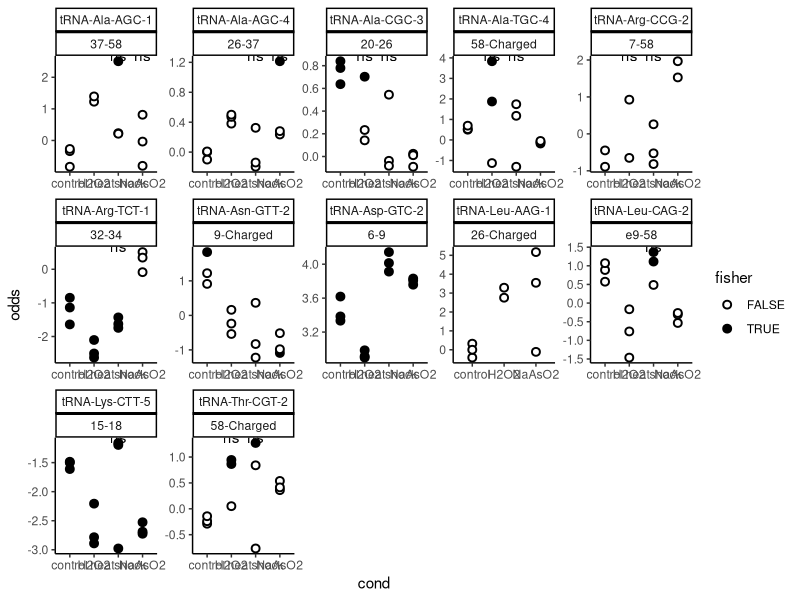
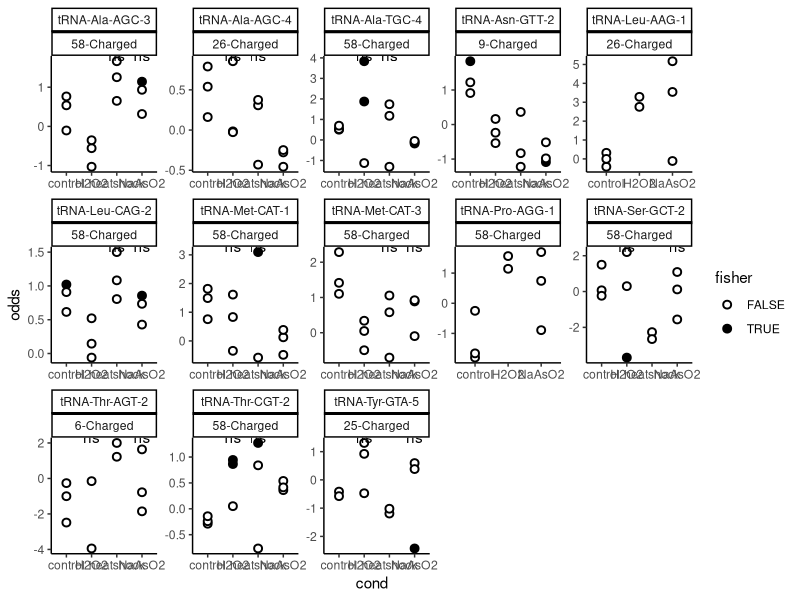
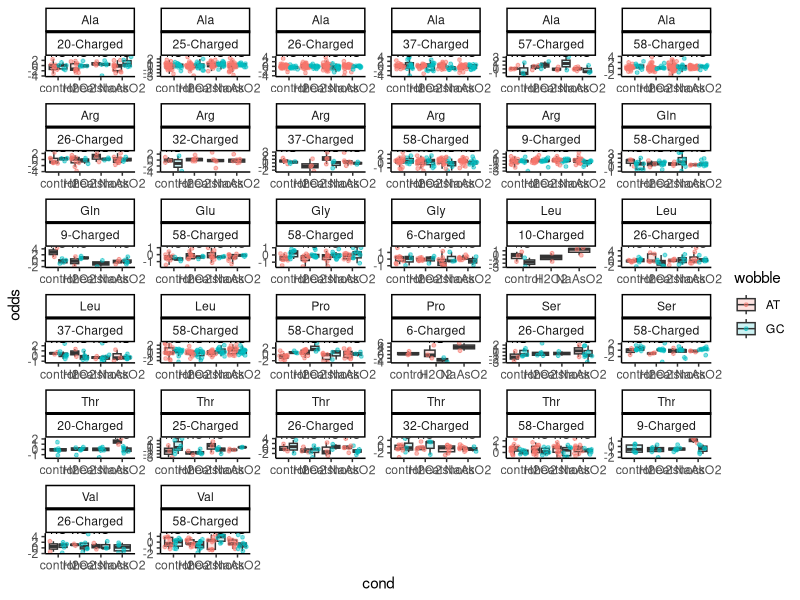
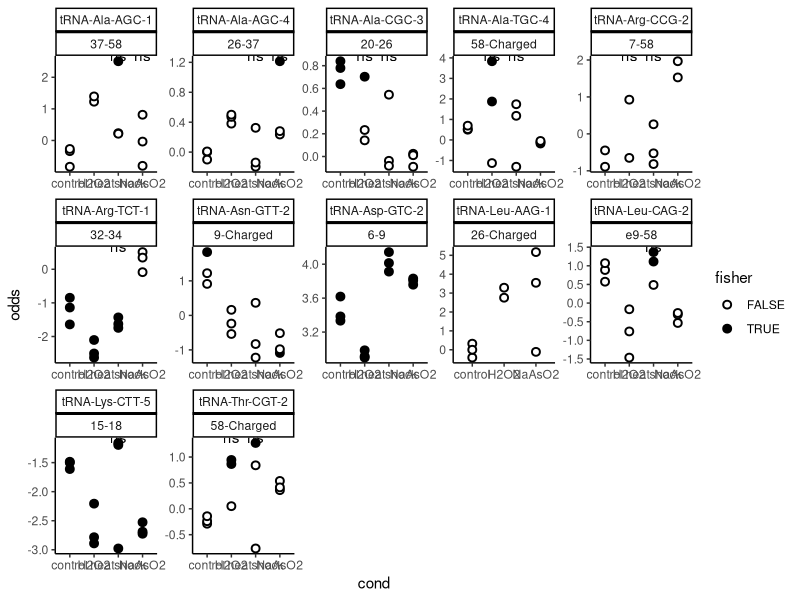
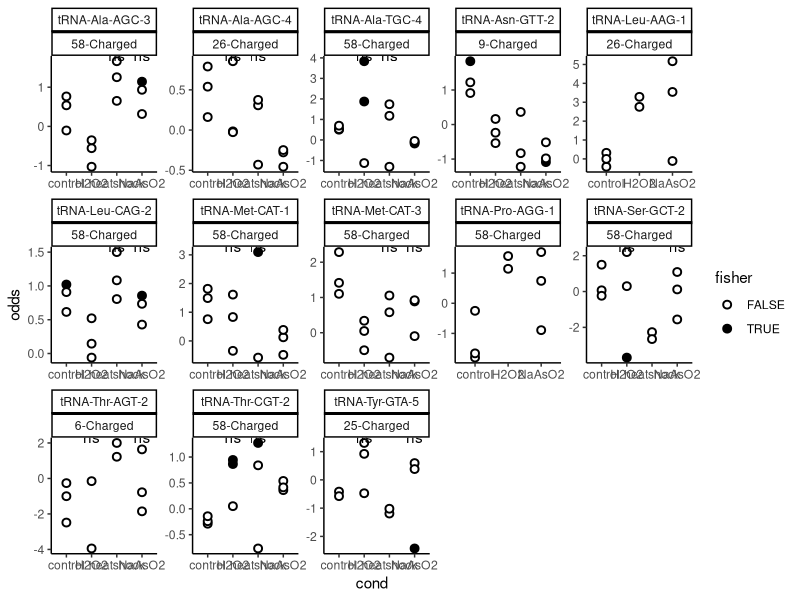

Here is the R script that generated these plots, in order: (Note: a time limit stopped this script after it produced the figures.)
library(ggpubr)
library(ggplot2)

# Load data
raw_dataset = read.delim("data/Human_stress_polysome/interdependences_morethan2samples.tsv")

# Keep total
total_dataset = raw_dataset[grepl("_poly",raw_dataset$cond),]

# Reformat
dataset = c()
for (r in rownames(total_dataset)){
  tempdata = data.frame(row.names = 1:total_dataset[r,"X.samples"])
  tempdata$reference = substr(total_dataset[r,"reference"],14,100)
  tempdata$pair = paste0(total_dataset[r,c("canon_var1","canon_var2")],collapse="-")
  tempdata$cond = strsplit(total_dataset[r,"cond"],"_")[[1]][1]
  odds = sapply(strsplit(total_dataset[r,"odds"],"\\[|\\]| ")[[1]], function(x) if (x!=""){as.numeric(x)}else{NA})
  tempdata$odds = odds[!is.na(odds)]
  pval = sapply(strsplit(total_dataset[r,"pval_cor"],"\\[|\\]| ")[[1]], function(x) if (x!=""){as.numeric(x)}else{NA})
  tempdata$fisher = pval[!is.na(pval)]<0.05
  splitted = strsplit(total_dataset[r,"reference"],"-")[[1]]
  tempdata$wobble = if(substr(splitted[length(splitted)-1],1,1) %in% c("A","T")){"AT"}else{"GC"}
  tempdata$aa = splitted[length(splitted)-2]
  dataset = rbind(dataset,tempdata)
}
# Remove mitochondrial
dataset = dataset[!grepl("mito",dataset$reference),]

### Differences between conditions ###
diffcond = compare_means(odds ~ cond, data = dataset, group.by = c("pair","reference"),
                         ref.group = "control", method = "t.test", p.adjust.method="fdr")

# Compute odds ratio fold change
diffcond$FC = apply(diffcond,1,function(x) mean(dataset[(dataset$reference==x["reference"])&(dataset$pair==x["pair"])&(dataset$cond==x["group2"]),"odds"]) - mean(dataset[(dataset$reference==x["reference"])&(dataset$pair==x["pair"])&(dataset$cond==x["group1"]),"odds"]))
sigsubset = diffcond[order(diffcond$p)[1:15],]

# Plot
ggplot(dataset[(apply(dataset[,c("reference","pair")],1,paste0,collapse="_") %in% apply(sigsubset[,c("reference","pair")],1,paste0,collapse="_")),], aes(x=cond, y=odds)) + 
  facet_wrap( ~ reference*pair, ncol=5, scales = "free") +
  geom_point(shape = 21, color="black", stroke=1, size=2, aes(fill = fisher)) +
  scale_fill_manual(values=c("white", "black")) +
  stat_summary(fun.data=mean_sdl, geom="pointrange", color="red") +
  stat_compare_means(ref.group = "control", method = "t.test", label = "p.signif") +
  theme_classic()
ggsave("plots/differences_poly_stress.pdf",width=15,height=9)

# FOCUS ON CHARGING
chrgsubset = diffcond[sapply(diffcond$pair,function(x) strsplit(x,"-")[[1]][2])=="Charged",]
sigsubset = chrgsubset[order(chrgsubset$p)[1:15],]

# Plot
ggplot(dataset[(apply(dataset[,c("reference","pair")],1,paste0,collapse="_") %in% apply(sigsubset[,c("reference","pair")],1,paste0,collapse="_")),], aes(x=cond, y=odds)) + 
  facet_wrap( ~ reference*pair, ncol=5, scales = "free") +
  geom_point(shape = 21, color="black", stroke=1, size=2, aes(fill = fisher)) +
  scale_fill_manual(values=c("white", "black")) +
  stat_summary(fun.data=mean_sdl, geom="pointrange", color="red") +
  stat_compare_means(ref.group = "control", method = "t.test", label = "p.signif") +
  theme_classic()
ggsave("plots/differences_poly_stress_charging.pdf",width=15,height=9)


### Differences between wobble positions ###
diffcond = compare_means(odds ~ wobble, data = dataset, group.by = c("pair","aa","cond"),
                         method = "t.test", p.adjust.method="fdr")

# Focus on charging
chrgsubset = diffcond[sapply(diffcond$pair,function(x) strsplit(x,"-")[[1]][2])=="Charged",]

# Plot per AA family
ggplot(dataset[(apply(dataset[,c("aa","pair")],1,paste0,collapse="_") %in% apply(chrgsubset[,c("aa","pair")],1,paste0,collapse="_")),], aes(x=cond, y=odds, fill=wobble)) + 
  facet_wrap( ~ aa*pair, ncol=6, scales = "free") +
  geom_boxplot(lwd=0.5, notch=F, outlier.shape = NA , na.rm=T,alpha=0.2, 
               position = position_dodge(width=0.9)) +
  geom_jitter(na.rm=T , alpha=0.5, size=1, aes(color = wobble),position=position_jitterdodge(dodge.width=0.9)) +
  stat_compare_means(method = "t.test", label = "p.signif") +
  theme_classic()
ggsave("plots/differences_poly_wobble_AAfamilies.pdf",width=16,height=20)
